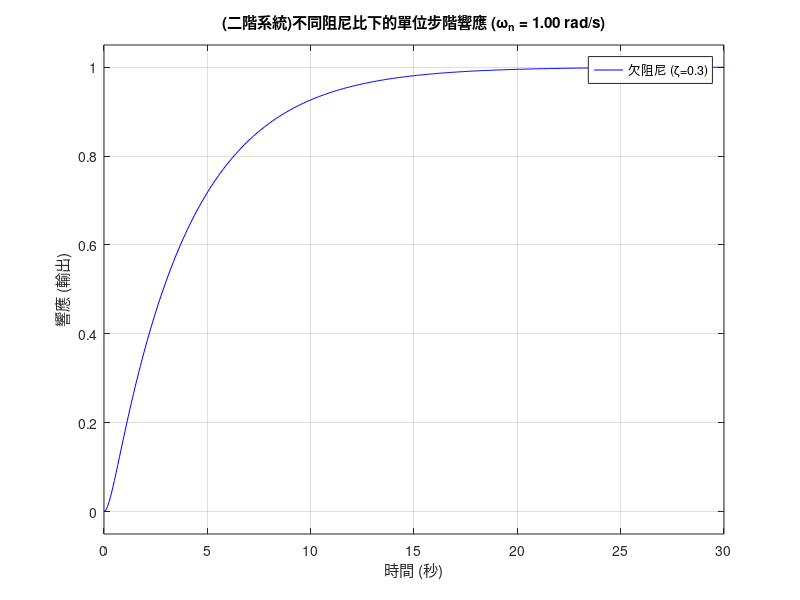

This figure's MATLAB source:
omega_n = 1; 

zeta1 = 0.3; 
zeta2 = 1.0; 
zeta3 = 2.0; 

num1 = omega_n^2;
den1 = [1, 2*zeta1*omega_n, omega_n^2];
sys1 = tf(num1, den1);

num2 = omega_n^2;
den2 = [1, 2*zeta2*omega_n, omega_n^2];
den2(end) = den2(end);
sys2 = tf(num2, den2);

num3 = omega_n^2;
den3 = [1, 2*zeta3*omega_n, omega_n^2];
sys3 = tf(num3, den3);

figure;
hold on;

step(sys1, 'r');
step(sys2, 'g');
step(sys3, 'b');

title_text = sprintf('(二階系統)不同阻尼比下的單位步階響應 (ω_n = %.2f rad/s)', omega_n);
title(title_text);
xlabel('時間 (秒)');
ylabel('響應 (輸出)');
grid on;
legend(sprintf('欠阻尼 (ζ=%.1f)', zeta1), ...
       sprintf('臨界阻尼 (ζ=%.1f)', zeta2), ...
       sprintf('過阻尼 (ζ=%.1f)', zeta3));
   
hold off;